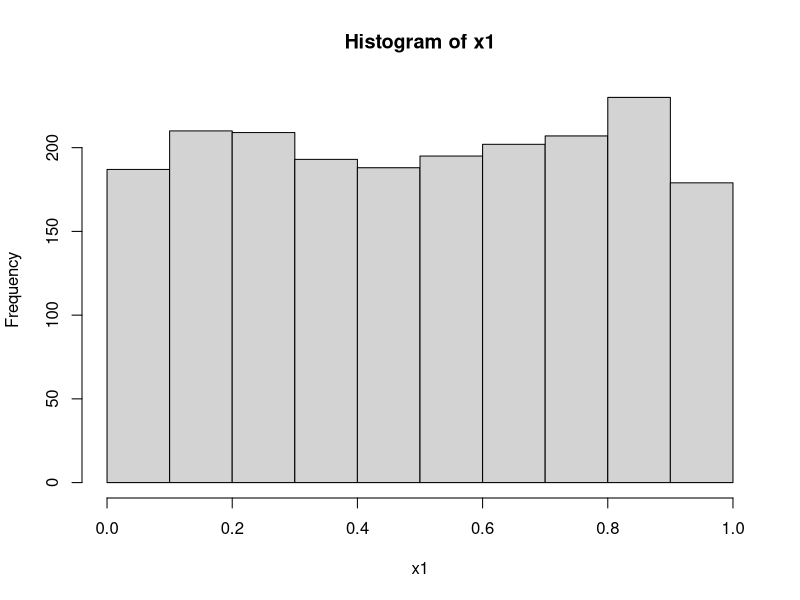
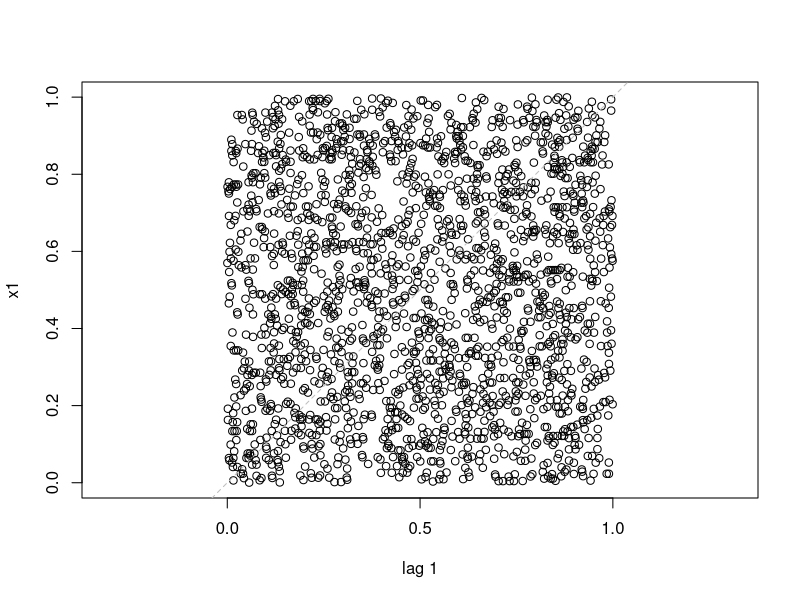
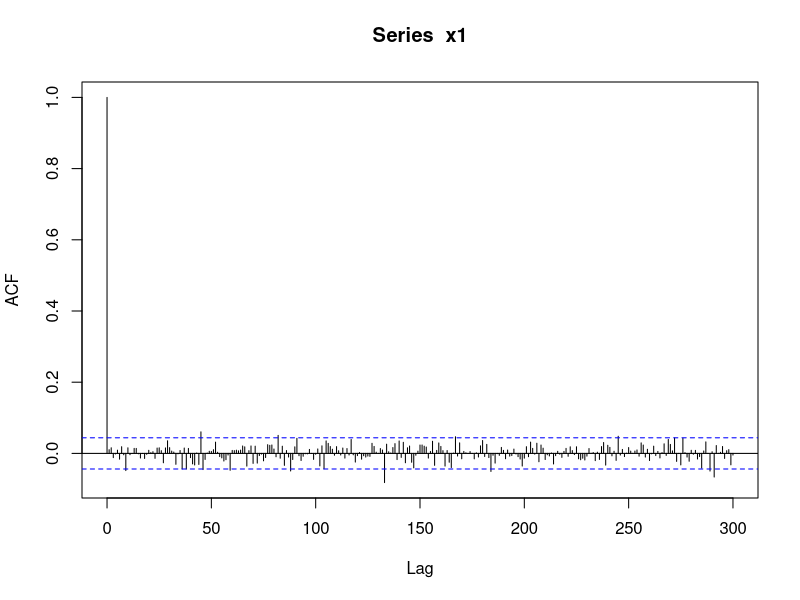
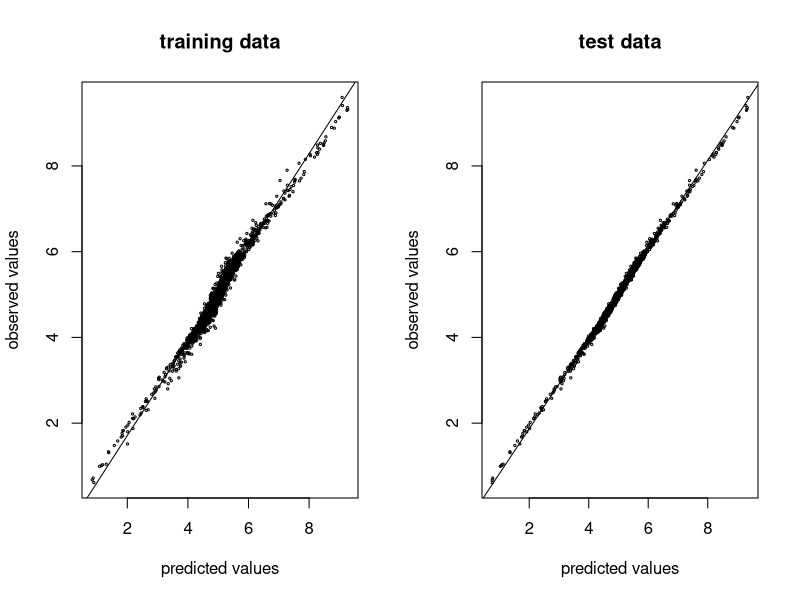

Source code (R) for these figures, in order:
#Armita Tehranchi - 27101237
#HW2

#question1
unirand <- function(n, s) {
  m = 30307
  a = 172
  x <- numeric(min(m-1,n)) #creates an empty vector x of length min(m-1,n)
  x[1] <- s #sets the first element of x to the seed value s
  for (i in 1:min(m-1,n)){
    y <- x[i]
    x[i+1] <- (a*y)%%m
  }
  x[2:(n+1)]/m
}

unirand(5,1)
#Does this generator have a maximal cycle length?
#1-m should be prime
prime <- function(n) n == 2L || all(n %% 2L:max(2,floor(sqrt(n))) != 0)
m <- 30307
a <- 172
prime(m)

#2-m is not divisible by a
if ( m %% a != 0 & prime(m)) {
  print("relatively prime")
} else {
  print("not relatively prime")
}
#they are relatively prime and m is big so this generator has a maximal cycle length

#---------------------------------------------------------------------------------
#question2)
unirand2 <- function(n, s) {
  m2 = 30323
  a2 = 170
  x <- numeric(min(m-1,n)) #creates an empty vector x of length min(m-1,n)
  x[1] <- s #sets the first element of x to the seed value s
  for (i in 1:min(m-1,n)){
    y <- x[i]
    x[i+1] <- (a*y)%%m
  }
  x[2:(n+1)]/m
}

m2 = 30323
a2 = 170
#1st condition
prime(m2)
#second condition
if ( m2 %% a2 != 0 & prime(m)) {
  print("relatively prime")
} else {
  print("not relatively prime")
}
unirand2(173,3)
#they are relatively prime and m is big so this generator has a maximal cycle length

#----------------------------------------------------------------------------------
#question3
unirand3 <- function(n, s1, s2) {
  u1 <- unirand(n, s1)
  u2 <- unirand2(n, s2)
  rand_nbrs <- u1 + u2 - floor(u1 + u2)
  return(rand_nbrs)
}
unirand3(10,1,3)

#Does the cycle length of this third generator exceed 300000?
length(unique(unirand3(300000,2500,34000)))
#the answer is no. Since the cycle length of both unirand and unirand2 generators
#is less than m = 30307, the cycle length of the unirand3 generator is also less than m.
#Therefore, the cycle length of this third generator does not exceed 300000.

x1 <- unirand3(2000, 20, 349)
hist(x1)
#It looks like they are uniformly distributed
lag.plot(x1)
#it looks like they are uniformly distibuted as they can be find everywhere
z <- acf(x1, lag.max=300)
print(z)
#values are small(near to zero). when most of the lines are near zero, it typically
#indicates that there is little or no correlation between the values at different lags. 

#question4
library(randomForest)

rftest <- function(m=10) {
  n <- 2000
  s1 <- 40
  s2 <- 13
  X <- matrix(0, nrow = n, ncol = m)
  for (i in 1:m) {
    X[,i] <- unirand3(n, s1 + i, s2 + i)
  }
  Y <- apply(X, 1, sum)
  rf <- randomForest(Y ~ ., data = data.frame(X, Y))
  print(rf)
  par(mfrow=c(1,2))
  plot(predict(rf), Y, cex=.3,
       xlab="predicted values", ylab="observed values",
       main = "training data")
  abline(lm(Y ~ predict(rf)))
  plot(predict(rf, newdata=data.frame(X)), Y, cex=.3,
       xlab="predicted values", ylab="observed values",
       main="test data")
  abline(lm(Y ~ predict(rf, newdata=data.frame(X))))
}

rftest()
#A line with positive slope, particularly on the second plot, is an indicator
#of failure for the generator.

#The output shows that the model has performed well in fitting the data.So it can predict it wll...
#The mean of squared residuals is relatively low, measuring at 0.02805652.
#The high percentage of variance explained
#indicates that the regression model effectively accounts for a 
#significant portion of the data's variability.
#all of these means this is not a good generator